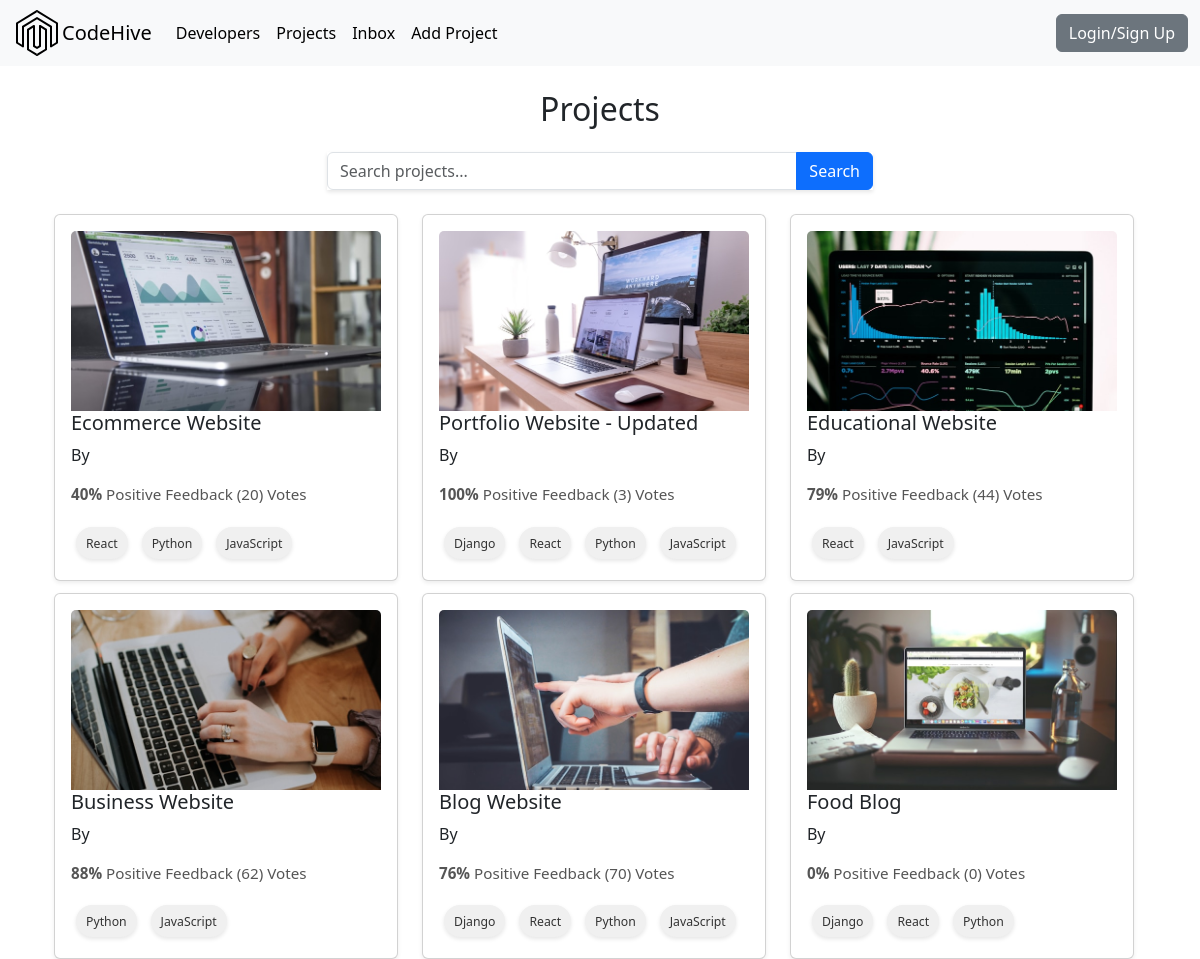
Before: /projects/ with the older database file.
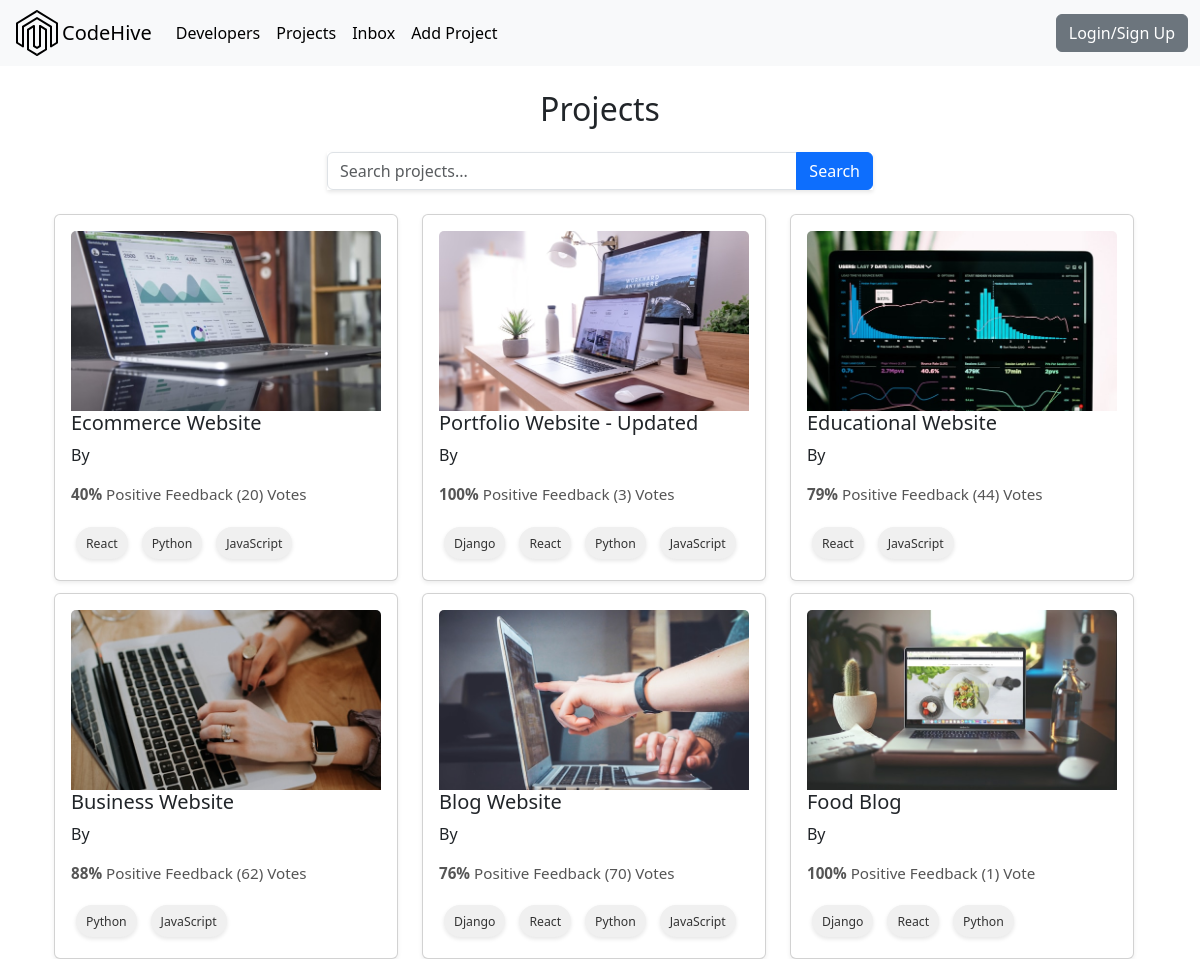
After: the same page with the newer database file.
### projects/models.py (models this page shows, shortened)
class Project(models.Model):
    owner = models.ForeignKey(Profile, null=True, blank=True, on_delete=models.CASCADE)
    title = models.CharField(max_length=200)
    description = models.TextField(null=True, blank=True)
    featured_image = models.ImageField(null=True, blank=True, default="default.jpg")
    demo_link = models.CharField(max_length=2000, null=True, blank=True)
    source_link = models.CharField(max_length=2000, null=True, blank=True)
    tags = models.ManyToManyField('Tag', blank=True)
    vote_total = models.IntegerField(default=0, null=True, blank=True)
    vote_ratio = models.IntegerField(default=0, null=True, blank=True)
    created = models.DateTimeField(auto_now_add=True)
    id = models.UUIDField(default=uuid.uuid4, unique=True, primary_key=True, editable=False)

### projects/views.py (the view)
# urls.py: path('projects/', include('projects.urls')),
def projects(request):
    projects = Project.objects.all()
    context = {'projects': projects}
    return render(request, 'projects/projects.html', context)

### projects/models.py (called while the page is built)
    def __str__(self):
        return self.name

### projects/templates/projects/projects.html (shortened to what this page needs)
{% extends 'main.html'%}
{% block content %}
<div class="container mt-4 ">
    <h2 class="mb-4 text-center">Projects</h2>
    <div class="row justify-content-center mb-4">
        <div class="col-md-6">
            <form method="GET" action="{% url 'projects' %}">
                <div class="input-group">
                    <input type="text" name="search" class="form-control" placeholder="Search projects..." value="{{ request.GET.search|default:'' }}">
                    <button class="btn btn-primary" type="submit">Search</button>
                </div>
            </form>
        </div>
    </div>
<div class="container mt-4">
    <div class="card-container">
        {% for project in projects %}
        <div class="card-item">
            <a href="{% url 'project' project.id %}" class="text-decoration-none text-dark">
            <div class="card shadow-sm h-100">
                <div class="card-body">
                    <img src="{{ project.featured_image.url }}" class="card-img-top" alt="">
                    <h5 class="card-title">{{ project.title }}</h5>
                    <p><a class="project_author text-decoration-none text-dark"
                    href="{% url 'user-profile' project.owner.id %}"> By {{project.owner.name}} </p>
                    <div class="card-text">
                        <span class="project-rating">
                        <span style="font-weight: bold;">{{ project.vote_ratio }}%</span>
                         Positive Feedback ({{ project.vote_total }}) Vote{{project.vote_total|pluralize:"s"}}
                        <div class="project-tags">
                            {% for tag in project.tags.all %}
                            <span class="tag">
                                <small>{{tag}}</small>
                            </span>
                            {% endfor %}
                        </div>
                    </div>
                </div>
            </div>
        </div>
        {% endfor %}
    </div>
</div>
{% endblock content %}

Changed rows visible on the page:
changed Project "Food Blog": vote_ratio "0" → "100"; vote_total "0" → "1"
